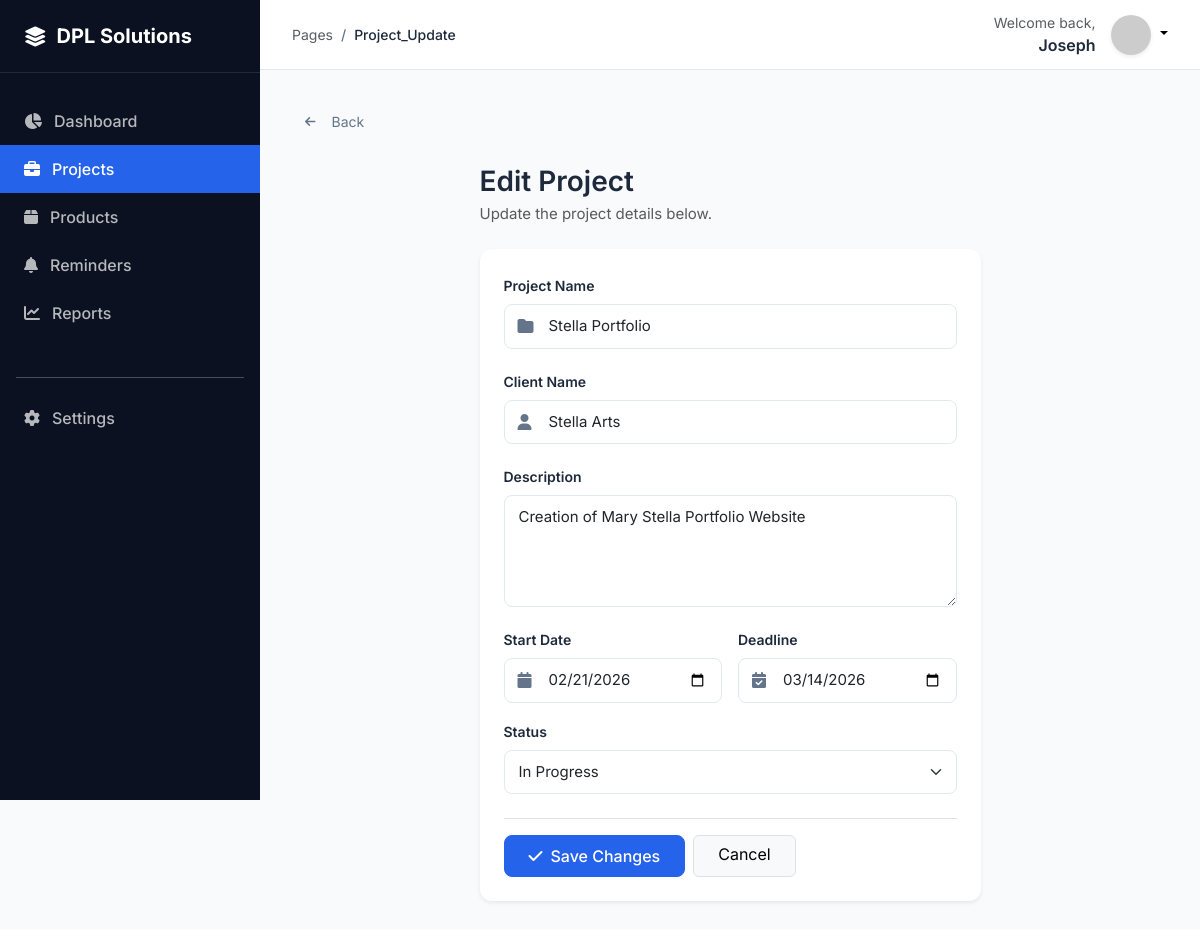
The page /projects/2/update/ (signed in) on the database its author committed.
### projects/models.py (models this page shows, shortened)
class Project(models.Model):
    STATUS_CHOICES = [
        ('NOT_STARTED', 'Not Started'),
        ('IN_PROGRESS', 'In Progress'),
        ('ON_HOLD', 'On Hold'),
        ('COMPLETED', 'Completed'),
        ('CANCELLED', 'Cancelled'),
    ]
    owner = models.ForeignKey(User, on_delete=models.CASCADE, related_name='projects')
    name = models.CharField(max_length=255)
    client = models.CharField(max_length=255, blank=True, null=True)
    description = models.TextField(blank=True, null=True)
    start_date = models.DateField(default=timezone.now)
    deadline = models.DateField()
    status = models.CharField(max_length=20, choices=STATUS_CHOICES, default='NOT_STARTED')
    progress = models.FloatField(default=0.0)
    created_at = models.DateTimeField(auto_now_add=True)
    updated_at = models.DateTimeField(auto_now=True)
    completed_at = models.DateTimeField(null=True, blank=True)
    class Meta:
        ordering = ['-deadline']

### projects/views.py (the view)
# urls.py: path('projects/<int:pk>/update/', views.ProjectUpdateView.as_view(), name='project_update'),
class ProjectUpdateView(LoginRequiredMixin, SuccessMessageMixin, UpdateView):
    model = Project
    fields = ['name', 'client', 'description', 'start_date', 'deadline', 'status']
    template_name = 'projects/project_form.html'
    success_url = reverse_lazy('project_list')
    success_message = "Project '%(name)s' was updated successfully."
    def get_queryset(self):
        return Project.objects.filter(owner=self.request.user)

### projects/templates/projects/project_form.html (shortened to what this page needs)
{% extends 'base.html' %}
{% block content %}
<div class="d-flex align-items-center mb-4">
    <a href="{% if object %}{% url 'project_detail' object.id %}{% else %}{% url 'project_list' %}{% endif %}" class="btn-back">
        <i class="fas fa-arrow-left me-2"></i>Back
    </a>
</div>
<div class="row justify-content-center">
    <div class="col-lg-7">
        <div class="page-header mb-4">
            <h1 class="h3 mb-1">{% if object %}Edit Project{% else %}Create New Project{% endif %}</h1>
            <p class="text-muted mb-0">
                {% if object %}Update the project details below.{% else %}Fill in the details to create a new project.{% endif %}
            </p>
        </div>
        <div class="card border-0 shadow-sm">
            <div class="card-body p-4">
                <form method="post" novalidate>
                    <div class="form-group">
                        <label for="id_name" class="form-label fw-semibold">Project Name</label>
                        <div class="input-icon-wrapper">
                            <i class="fas fa-folder input-icon"></i>
                            <input type="text" name="name" id="id_name" class="form-control {% if form.name.errors %}is-invalid{% endif %}" value="{{ form.name.value|default:'' }}" placeholder="Enter project name" required>
                        </div>
                    </div>
                    <div class="form-group">
                        <label for="id_client" class="form-label fw-semibold">Client Name</label>
                        <div class="input-icon-wrapper">
                            <i class="fas fa-user input-icon"></i>
                            <input type="text" name="client" id="id_client" class="form-control {% if form.client.errors %}is-invalid{% endif %}" value="{{ form.client.value|default:'' }}" placeholder="Company or person name">
                        </div>
                    </div>
                    <div class="form-group">
                        <label for="id_description" class="form-label fw-semibold">Description</label>
                        <textarea name="description" id="id_description" class="form-control {% if form.description.errors %}is-invalid{% endif %}" rows="4" placeholder="Briefly describe the project goals and objectives...">{{ form.description.value|default:'' }}</textarea>
                    </div>
                    <div class="row g-3">
                        <div class="col-md-6">
                            <label for="id_start_date" class="form-label fw-semibold">Start Date</label>
                            <div class="input-icon-wrapper">
                                <i class="fas fa-calendar input-icon"></i>
                                <input type="date" name="start_date" id="id_start_date" class="form-control {% if form.start_date.errors %}is-invalid{% endif %}" value="{{ form.start_date.value|date:'Y-m-d'|default:'' }}">
                            </div>
                        </div>
                        <div class="col-md-6">
                            <label for="id_deadline" class="form-label fw-semibold">Deadline</label>
                            <div class="input-icon-wrapper">
                                <i class="fas fa-calendar-check input-icon"></i>
                                <input type="date" name="deadline" id="id_deadline" class="form-control {% if form.deadline.errors %}is-invalid{% endif %}" value="{{ form.deadline.value|date:'Y-m-d'|default:'' }}" required>
                            </div>
                        </div>
                    </div>
                    <div class="form-group mt-3">
                        <label for="id_status" class="form-label fw-semibold">Status</label>
                        <select name="status" id="id_status" class="form-select {% if form.status.errors %}is-invalid{% endif %}">
                            <option value="IN_PROGRESS" {% if form.status.value == 'IN_PROGRESS' %}selected{% endif %}>In Progress</option>
                        </select>
                    </div>
                    <div class="mt-4 pt-3 border-top d-flex gap-2">
                        <button type="submit" class="btn btn-primary px-4">
                            <i class="fas fa-check me-2"></i>{% if object %}Save Changes{% else %}Create Project{% endif %}
                        </button>
                        <a href="{% if object %}{% url 'project_detail' object.id %}{% else %}{% url 'project_list' %}{% endif %}" class="btn btn-light border px-4">
                            Cancel
                        </a>
                    </div>
                </form>
            </div>
        </div>
    </div>
</div>
{% endblock %}

### templates/base.html (shortened to what this page needs)
<!DOCTYPE html>
<html lang="en">
<head>
    <link href="https://cdn.jsdelivr.net/npm/bootstrap@5.3.0/dist/css/bootstrap.min.css" rel="stylesheet">
    <link rel="stylesheet" href="https://cdnjs.cloudflare.com/ajax/libs/font-awesome/6.4.0/css/all.min.css">
</head>
<body>
    <aside class="sidebar" id="sidebar">
        <div class="sidebar-header">
            <i class="fas fa-layer-group fa-lg"></i>
            <h5 class="mb-0 fw-bold">DPL Solutions</h5>
        </div>
        <div class="py-4">
            <a href="{% url 'dashboard' %}" class="nav-link {% if request.resolver_match.url_name == 'dashboard' %}active{% endif %}">
                <i class="fas fa-chart-pie"></i> Dashboard
            </a>
            <a href="{% url 'project_list' %}" class="nav-link {% if 'project' in request.resolver_match.url_name %}active{% endif %}">
                <i class="fas fa-briefcase"></i> Projects
            </a>
            <a href="{% url 'product_list' %}" class="nav-link {% if 'product' in request.resolver_match.url_name %}active{% endif %}">
                <i class="fas fa-box"></i> Products
            </a>
            <a href="{% url 'reminder_list' %}" class="nav-link {% if 'reminder' in request.resolver_match.url_name %}active{% endif %}">
                <i class="fas fa-bell"></i> Reminders
            </a>
            <a href="{% url 'reports_dashboard' %}" class="nav-link {% if 'reports' in request.resolver_match.url_name %}active{% endif %}">
                <i class="fas fa-chart-line"></i> Reports
            </a>
            <div class="mt-auto pt-4">
                <hr class="mx-3 opacity-10">
                <a href="{% url 'settings' %}" class="nav-link {% if request.resolver_match.url_name == 'settings' %}active{% endif %}">
                    <i class="fas fa-cog"></i> Settings
                </a>
            </div>
        </div>
    </aside>
    <div class="main-wrapper">
        <header>
            <div class="d-flex align-items-center">
                <nav aria-label="breadcrumb">
                    <ol class="breadcrumb mb-0">
                        <li class="breadcrumb-item text-muted">Pages</li>
                        <li class="breadcrumb-item active fw-medium">{{ request.resolver_match.url_name|title }}</li>
                    </ol>
                </nav>
            </div>
            <div class="d-flex align-items-center gap-3">
                <div class="text-end d-none d-md-block">
                    <small class="text-muted d-block">Welcome back,</small>
                    <span class="fw-semibold">{{ user.username }}</span>
                </div>
                <div class="dropdown">
                    <a href="#" class="d-block link-body-emphasis text-decoration-none dropdown-toggle" data-bs-toggle="dropdown">
                        <img src="https://ui-avatars.com/api/?name={{ user.username }}&background=2563EB&color=fff" width="40" height="40" class="rounded-circle shadow-sm">
                    </a>
                </div>
            </div>
        </header>
        <main class="content-area page-fade">
            {% block content %}{% endblock %}
        </main>
    </div>
</body>
</html>

### templates/base.html (style rules this page uses)
:root { --dpl-navy: #0B1120; --dpl-blue: #2563EB; --dpl-blue-light: #EFF6FF; --dpl-sidebar-width: 260px; --dpl-header-height: 70px; --dpl-bg: #F8FAFC; --dpl-border: #E2E8F0; --dpl-text-dark: #1E293B; --dpl-text-muted: #64748B; }
body { font-family: 'Inter', sans-serif; background-color: var(--dpl-bg); color: var(--dpl-text-dark); min-height: 100vh; overflow-x: hidden; }
.sidebar { width: var(--dpl-sidebar-width); background-color: var(--dpl-navy); color: white; position: fixed; height: 100vh; z-index: 1000; transition: all 0.3s; }
.sidebar-header { padding: 1.5rem; border-bottom: 1px solid rgba(255, 255, 255, 0.1); display: flex; align-items: center; gap: 10px; }
.nav-link { padding: 0.75rem 1.5rem; color: rgba(255, 255, 255, 0.7); display: flex; align-items: center; gap: 12px; text-decoration: none; transition: all 0.2s; font-weight: 500; }
.nav-link.active { color: white; background: var(--dpl-blue); }
.main-wrapper { margin-left: var(--dpl-sidebar-width); transition: all 0.3s; }
header { height: var(--dpl-header-height); background: white; border-bottom: 1px solid var(--dpl-border); display: flex; align-items: center; justify-content: space-between; padding: 0 2rem; position: sticky; top: 0; z-index: 900; }
.content-area { padding: 2rem; }
.card { border: 1px solid var(--dpl-border); border-radius: 12px; box-shadow: 0 1px 3px rgba(0,0,0,0.05); margin-bottom: 1.5rem; }
.btn-primary { background-color: var(--dpl-blue); border-color: var(--dpl-blue); border-radius: 8px; font-weight: 500; padding: 0.5rem 1.25rem; transition: all 0.2s ease; }
.btn { transition: all 0.2s ease; }
.form-control, .form-select { border: 1px solid var(--dpl-border); border-radius: 8px; padding: 0.625rem 0.875rem; font-size: 0.9375rem; transition: all 0.2s ease; background-color: #fff; }
.form-control::placeholder { color: var(--dpl-text-muted); opacity: 0.7; }
.form-label { font-weight: 500; font-size: 0.875rem; color: var(--dpl-text-dark); margin-bottom: 0.5rem; }
.form-group { margin-bottom: 1.25rem; }
.input-icon-wrapper { position: relative; }
.input-icon-wrapper .form-control { padding-left: 2.75rem; }
.input-icon-wrapper .input-icon { position: absolute; left: 0.875rem; top: 50%; transform: translateY(-50%); color: var(--dpl-text-muted); z-index: 3; }
.breadcrumb { font-size: 0.875rem; }
.breadcrumb-item + .breadcrumb-item::before { content: "/"; color: var(--dpl-text-muted); }
.breadcrumb-item.active { color: var(--dpl-text-dark); font-weight: 500; }
.page-header { margin-bottom: 1.5rem; }
.page-header h1, .page-header h2 { font-weight: 600; color: var(--dpl-text-dark); }
.page-header p { color: var(--dpl-text-muted); font-size: 0.9375rem; margin-bottom: 0; }
.btn-back { display: inline-flex; align-items: center; gap: 0.5rem; color: var(--dpl-text-muted); text-decoration: none; font-size: 0.875rem; padding: 0.5rem 0.75rem; border-radius: 8px; transition: all 0.2s; background: transparent; border: 1px solid transparent; }
.btn-back i { font-size: 0.75rem; }
.card { transition: box-shadow 0.2s ease, transform 0.2s ease; }
.page-fade { animation: pageFadeIn 0.3s ease-out; }
a { transition: color 0.2s ease; }

### rows shown on the page
Project: name "Stella Portfolio", client "Stella Arts", description "Creation of Mary Stella Portfolio Website", start_date "02/21/2026", deadline "03/14/2026", status "In Progress"

### other values the page prints
{{ request.resolver_match.url_name|title }} "Project_Update"
{{ user.username }} "Joseph"
